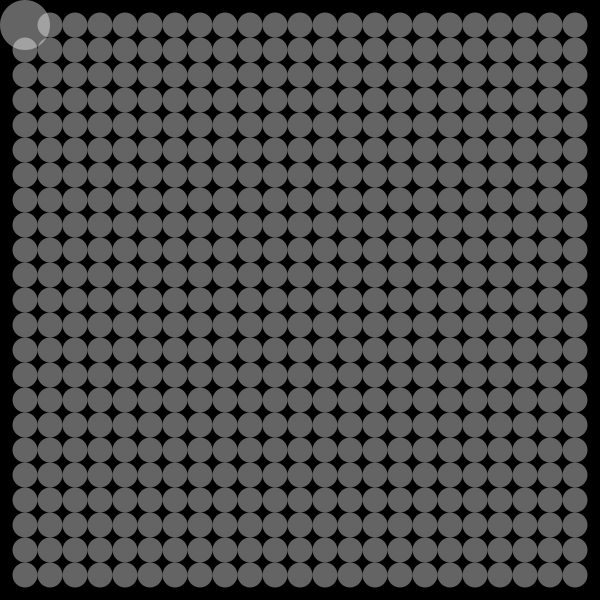
Frame 1 (no input)
Frame 60 (the mouse pressed at the canvas centre just before this capture): identical to frame 1, image omitted
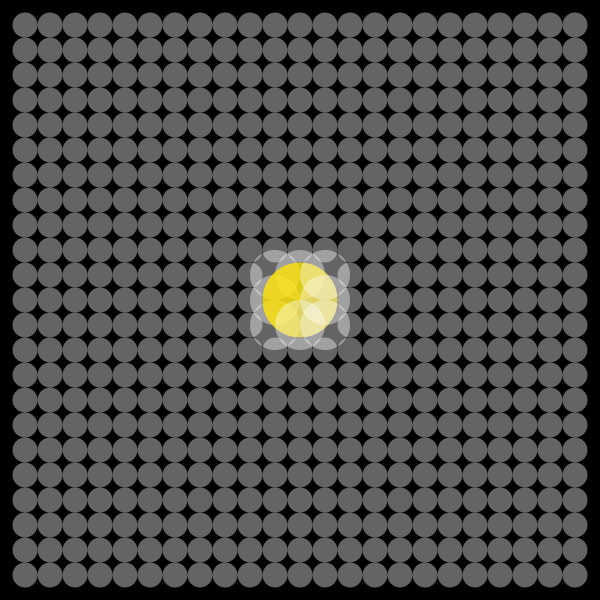
Frame 120 (the mouse held since frame 60 and released just before this capture)

The Processing sketch that drew these frames (run headless with seeded random() and noise(); from frame 60 on, the mouse is pressed at the canvas centre):

// Processing sketch: portrait
// ── portrait.pde
///////////////////////////////////////////////////////////////////////////////
// File: portrait.pde                 Fall 2013
// Author: Patrick Vargas             patrick.vargas@colorado.edu
// Professor Harriman, Digital Media 2, University of Colorado Boulder
// Description:
//   Employing everything you we have learned so far, develop an interactive 
//   conceptual self-portrait.
//   * Include at least one function from the reference library that we have 
//     not yet covered.
//   * Make this conceptual: be creative with your interpretation of a 
//     "self-portrait"
//   * Be sure to add comments to your code including your name, the name of 
//     the assignment, and the date at the top.
//   * You may not import any imagery. All graphics must be created within
//     Processing.
//   * Post your lab to your DM2 Portfolio on redwood: 
//     http://redwood.colorado.edu/username/dm2/lab1
///////////////////////////////////////////////////////////////////////////////

///////////////////////////////////////////////////////////////////////////////
// Class to make Dots
class Dot {
  // Member variables
  boolean b;
  int x, y, r;
  color c1, c2, c3;
 
  // Constructor
  Dot( int px, int py, int pr, color pc1, color pc2, color pc3 ) {
    x = px; y = py; r = pr; c1 = pc1; c2 = pc2; c3 = pc3; b = false;
  }

  // Member Methods
  void draw ( ) {
    if ( flag1 && !flag2 ) {
      if ( !b ) fill( c1 );
      else      fill( c2 );
    }
    else if ( flag2 && !flag3 ) {
      if ( !b ) fill( c2 );
      else      fill( c3 );      
    }
    else if ( flag3 ) {
      if ( !b ) fill( c3 );
      else      fill( 255, 255, 255, 100 );
    }
    else {
      if ( !b ) fill( 255, 255, 255, 100 );
      else      fill( c1 );
    }

    ellipse( x, y, r, r );
  }
  
  // Function to calculate distance between two points
  int distance ( int a, int b ) {
    return (int) sqrt( pow(x - a, 2) + pow(y - b, 2) ); 
  }

}
///////////////////////////////////////////////////////////////////////////////

///////////////////////////////////////////////////////////////////////////////
// Global Variables
ArrayList<Dot> flag;
boolean flag1, flag2, flag3;
///////////////////////////////////////////////////////////////////////////////

///////////////////////////////////////////////////////////////////////////////
// Initalize function
void setup( ) {
  // Variables
  color temp;
  
  // Set up window
  size( 600, 600 );
  
  // Instantiate flag array
  flag = new ArrayList<Dot>( );
  flag1 = flag2 = flag3 = false;
  
  for ( int x = 25; x < width; x += 25 ) {
    for ( int y = 25; y < height; y += 25 ) {
      flag.add( new Dot( x, y, 25,
                         coFlag( ( x/25 ) - 1, ( y/25 ) - 1 ),
                         bearFlag( ( x/25 ) - 1, ( y/25 ) - 1 ), 
                         gayFlag( ( x/25 ) - 1, ( y/25 ) - 1 )
                       )
              );
    }
  }
}
///////////////////////////////////////////////////////////////////////////////

///////////////////////////////////////////////////////////////////////////////
// Looped drawing function
void draw( ) {
  // Variables
  Dot temp;
  int count;

  // Color the background
  background( 0 );
  noStroke( );
  
  // Initalize counter to test if design is complete
  count = 0;
  
  // Grab each dot and draw on the screen
  for ( int i = 0; i < flag.size( ); ++i ) {
    temp = flag.get( i );
    if ( temp.distance( mouseX, mouseY ) < 25 ) {
      temp.r = 75;
      temp.b = true;
    }
    else if ( temp.distance( mouseX, mouseY ) < 50 )
      temp.r = 50;
    else temp.r = 25;

    if ( temp.b ) count++;
    
    temp.draw( );
    flag.set( i, temp );
  }

  // Check if design is complete and move onto the next
  if ( count == flag.size( ) ) {
    if ( !flag1 && !flag2 )              flag1 = true;
    else if ( flag1 && !flag2 )          flag2 = true;
    else if ( flag1 && flag2 && !flag3 ) flag3 = true;
    else if ( flag1 && flag2 && flag3 )  flag1 = flag2 = flag3 = false;
    
    for ( int i = 0; i < flag.size( ); ++i ) {
      temp = flag.get( i );
      temp.b = false;
      flag.set( i, temp );
    }  
  }
}
///////////////////////////////////////////////////////////////////////////////

///////////////////////////////////////////////////////////////////////////////
// Colors of the Bear Flag
color bearFlag ( int x, int y ) { 
  color temp = color( 0, 0, 0, 200 );
  
  int[ ][ ] colors = {
    { 0, 0, 0, 0, 0, 0, 0, 0, 0, 0, 0, 0, 0, 0, 0, 0, 0, 0, 0, 0, 0, 0, 0 },
    { 0, 0, 0, 0, 0, 0, 0, 0, 0, 0, 0, 0, 0, 0, 0, 0, 0, 0, 0, 0, 0, 0, 0 },
    { 0, 6, 6, 0, 0, 6, 6, 0, 6, 6, 0, 0, 0, 0, 0, 0, 0, 0, 0, 0, 0, 0, 0 },
    { 0, 6, 6, 0, 0, 6, 6, 0, 6, 6, 0, 0, 0, 0, 0, 0, 0, 0, 0, 0, 0, 0, 0 },
    { 1, 1, 1, 1, 1, 1, 1, 1, 1, 1, 1, 1, 1, 1, 1, 1, 1, 1, 1, 1, 1, 1, 1 },
    { 1, 1, 1, 1, 6, 6, 6, 6, 6, 6, 6, 1, 1, 1, 1, 1, 1, 1, 1, 1, 1, 1, 1 },
    { 1, 6, 6, 1, 6, 6, 6, 6, 6, 6, 6, 1, 1, 1, 1, 1, 1, 1, 1, 1, 1, 1, 1 },
    { 2, 6, 6, 2, 6, 6, 6, 6, 6, 6, 2, 2, 2, 2, 2, 2, 2, 2, 2, 2, 2, 2, 2 },
    { 2, 2, 2, 2, 6, 6, 6, 6, 6, 2, 2, 2, 2, 2, 2, 2, 2, 2, 2, 2, 2, 2, 2 },
    { 2, 6, 6, 2, 6, 6, 6, 6, 2, 2, 2, 2, 2, 2, 2, 2, 2, 2, 2, 2, 2, 2, 2 },
    { 3, 6, 6, 3, 6, 6, 6, 3, 3, 3, 3, 3, 3, 3, 3, 3, 3, 3, 3, 3, 3, 3, 3 },
    { 3, 3, 3, 3, 6, 6, 3, 3, 3, 3, 3, 3, 3, 3, 3, 3, 3, 3, 3, 3, 3, 3, 3 },
    { 3, 3, 3, 3, 3, 3, 3, 3, 3, 3, 3, 3, 3, 3, 3, 3, 3, 3, 3, 3, 3, 3, 3 },
    { 4, 4, 4, 4, 4, 4, 4, 4, 4, 4, 4, 4, 4, 4, 4, 4, 4, 4, 4, 4, 4, 4, 4 },
    { 4, 4, 4, 4, 4, 4, 4, 4, 4, 4, 4, 4, 4, 4, 4, 4, 4, 4, 4, 4, 4, 4, 4 },
    { 4, 4, 4, 4, 4, 4, 4, 4, 4, 4, 4, 4, 4, 4, 4, 4, 4, 4, 4, 4, 4, 4, 4 },
    { 5, 5, 5, 5, 5, 5, 5, 5, 5, 5, 5, 5, 5, 5, 5, 5, 5, 5, 5, 5, 5, 5, 5 },
    { 5, 5, 5, 5, 5, 5, 5, 5, 5, 5, 5, 5, 5, 5, 5, 5, 5, 5, 5, 5, 5, 5, 5 },
    { 5, 5, 5, 5, 5, 5, 5, 5, 5, 5, 5, 5, 5, 5, 5, 5, 5, 5, 5, 5, 5, 5, 5 },
    { 6, 6, 6, 6, 6, 6, 6, 6, 6, 6, 6, 6, 6, 6, 6, 6, 6, 6, 6, 6, 6, 6, 6 },
    { 6, 6, 6, 6, 6, 6, 6, 6, 6, 6, 6, 6, 6, 6, 6, 6, 6, 6, 6, 6, 6, 6, 6 },
    { 6, 6, 6, 6, 6, 6, 6, 6, 6, 6, 6, 6, 6, 6, 6, 6, 6, 6, 6, 6, 6, 6, 6 },
    { 6, 6, 6, 6, 6, 6, 6, 6, 6, 6, 6, 6, 6, 6, 6, 6, 6, 6, 6, 6, 6, 6, 6 }
  };
  
  switch ( colors [ y ][ x ] ) {
    case 0: temp = color(  89,  58,  16, 200 ); break; // brown
    case 1: temp = color( 188,  99,  24, 200 ); break; // orange
    case 2: temp = color( 245, 220, 108, 200 ); break; // yellow
    case 3: temp = color( 247, 230, 184, 200 ); break; // tan
    case 4: temp = color( 255, 255, 255, 200 ); break; // white
    case 5: temp = color(  86,  86,  86, 200 ); break; // gray
    case 6: temp = color(   0,   0,   0, 200 ); break; // black
  }

  return temp;
}
///////////////////////////////////////////////////////////////////////////////

///////////////////////////////////////////////////////////////////////////////
// Colors of the Gay Flag
color gayFlag ( int x, int y ) { 
  color temp = color( 0, 0, 0, 200 );
  
  int[ ][ ] colors = {
    { 0, 0, 0, 0, 0, 0, 0, 0, 0, 0, 0, 0, 0, 0, 0, 0, 0, 0, 0, 0, 0, 0, 0 },
    { 0, 0, 0, 0, 0, 0, 0, 0, 0, 0, 0, 0, 0, 0, 0, 0, 0, 0, 0, 0, 0, 0, 0 },
    { 0, 0, 0, 0, 0, 0, 0, 0, 0, 0, 0, 0, 0, 0, 0, 0, 0, 0, 0, 0, 0, 0, 0 },
    { 1, 1, 1, 1, 1, 1, 1, 1, 1, 1, 1, 1, 1, 1, 1, 1, 1, 1, 1, 1, 1, 1, 1 },
    { 1, 1, 1, 1, 1, 1, 1, 1, 1, 1, 1, 1, 1, 1, 1, 1, 1, 1, 1, 1, 1, 1, 1 },
    { 1, 1, 1, 1, 1, 1, 1, 1, 1, 1, 1, 1, 1, 1, 1, 1, 1, 1, 1, 1, 1, 1, 1 },
    { 1, 1, 1, 1, 1, 1, 1, 1, 1, 1, 1, 1, 1, 1, 1, 1, 1, 1, 1, 1, 1, 1, 1 },
    { 2, 2, 2, 2, 2, 2, 2, 2, 2, 2, 2, 2, 2, 2, 2, 2, 2, 2, 2, 2, 2, 2, 2 },
    { 2, 2, 2, 2, 2, 2, 2, 2, 2, 2, 2, 2, 2, 2, 2, 2, 2, 2, 2, 2, 2, 2, 2 },
    { 2, 2, 2, 2, 2, 2, 2, 2, 2, 2, 2, 2, 2, 2, 2, 2, 2, 2, 2, 2, 2, 2, 2 },
    { 2, 2, 2, 2, 2, 2, 2, 2, 2, 2, 2, 2, 2, 2, 2, 2, 2, 2, 2, 2, 2, 2, 2 },
    { 3, 3, 3, 3, 3, 3, 3, 3, 3, 3, 3, 3, 3, 3, 3, 3, 3, 3, 3, 3, 3, 3, 3 },
    { 3, 3, 3, 3, 3, 3, 3, 3, 3, 3, 3, 3, 3, 3, 3, 3, 3, 3, 3, 3, 3, 3, 3 },
    { 3, 3, 3, 3, 3, 3, 3, 3, 3, 3, 3, 3, 3, 3, 3, 3, 3, 3, 3, 3, 3, 3, 3 },
    { 3, 3, 3, 3, 3, 3, 3, 3, 3, 3, 3, 3, 3, 3, 3, 3, 3, 3, 3, 3, 3, 3, 3 },
    { 4, 4, 4, 4, 4, 4, 4, 4, 4, 4, 4, 4, 4, 4, 4, 4, 4, 4, 4, 4, 4, 4, 4 },
    { 4, 4, 4, 4, 4, 4, 4, 4, 4, 4, 4, 4, 4, 4, 4, 4, 4, 4, 4, 4, 4, 4, 4 },
    { 4, 4, 4, 4, 4, 4, 4, 4, 4, 4, 4, 4, 4, 4, 4, 4, 4, 4, 4, 4, 4, 4, 4 },
    { 4, 4, 4, 4, 4, 4, 4, 4, 4, 4, 4, 4, 4, 4, 4, 4, 4, 4, 4, 4, 4, 4, 4 },
    { 5, 5, 5, 5, 5, 5, 5, 5, 5, 5, 5, 5, 5, 5, 5, 5, 5, 5, 5, 5, 5, 5, 5 },
    { 5, 5, 5, 5, 5, 5, 5, 5, 5, 5, 5, 5, 5, 5, 5, 5, 5, 5, 5, 5, 5, 5, 5 },
    { 5, 5, 5, 5, 5, 5, 5, 5, 5, 5, 5, 5, 5, 5, 5, 5, 5, 5, 5, 5, 5, 5, 5 },
    { 5, 5, 5, 5, 5, 5, 5, 5, 5, 5, 5, 5, 5, 5, 5, 5, 5, 5, 5, 5, 5, 5, 5 }
  };
  
  switch ( colors [ y ][ x ] ) {
    case 0: temp = color( 255, 0, 86, 200 ); break; // Red
    case 1: temp = color( 255, 142, 0, 200 ); break; // Orange
    case 2: temp = color( 255, 229, 0, 200 ); break; // Yellow
    case 3: temp = color( 124, 255, 0, 200 ); break; // Green
    case 4: temp = color( 0, 155, 255, 200 ); break; // Blue
    case 5: temp = color( 103, 0, 255, 200 ); break; // Purple
  }

  return temp;
}
///////////////////////////////////////////////////////////////////////////////

///////////////////////////////////////////////////////////////////////////////
// Colors of the Colorado Flag
color coFlag ( int x, int y ) { 
  color temp = color( 0, 0, 0, 200 );
  
  int[ ][ ] colors = {
    { 3, 3, 3, 3, 3, 3, 3, 3, 3, 3, 3, 3, 3, 3, 3, 3, 3, 3, 3, 3, 3, 3, 3 },
    { 3, 3, 3, 3, 3, 3, 3, 3, 3, 3, 3, 3, 3, 3, 3, 3, 3, 3, 3, 3, 3, 3, 3 },
    { 3, 3, 3, 3, 3, 3, 3, 3, 3, 3, 3, 3, 3, 3, 3, 3, 3, 3, 3, 3, 3, 3, 3 },
    { 3, 3, 3, 3, 3, 3, 3, 3, 3, 3, 3, 3, 3, 3, 3, 3, 3, 3, 3, 3, 3, 3, 3 },
    { 3, 3, 3, 3, 0, 0, 0, 0, 0, 0, 0, 0, 0, 0, 0, 0, 0, 0, 0, 3, 3, 3, 3 },
    { 3, 3, 3, 3, 0, 0, 0, 0, 0, 0, 0, 0, 0, 0, 0, 0, 0, 0, 0, 3, 3, 3, 3 },
    { 3, 3, 3, 3, 0, 0, 0, 0, 0, 0, 0, 0, 0, 0, 0, 0, 0, 0, 0, 3, 3, 3, 3 },
    { 3, 3, 3, 3, 0, 0, 0, 0, 0, 0, 0, 0, 0, 0, 0, 0, 0, 0, 0, 3, 3, 3, 3 },
    { 2, 2, 2, 2, 0, 0, 0, 0, 1, 1, 1, 1, 1, 1, 1, 0, 0, 0, 0, 2, 2, 2, 2 },
    { 2, 2, 2, 2, 0, 0, 0, 0, 1, 1, 1, 1, 1, 1, 1, 0, 0, 0, 0, 2, 2, 2, 2 },
    { 2, 2, 2, 2, 0, 0, 0, 0, 1, 1, 1, 1, 1, 1, 1, 2, 2, 2, 2, 2, 2, 2, 2 },
    { 2, 2, 2, 2, 0, 0, 0, 0, 1, 1, 1, 1, 1, 1, 1, 2, 2, 2, 2, 2, 2, 2, 2 },
    { 2, 2, 2, 2, 0, 0, 0, 0, 1, 1, 1, 1, 1, 1, 1, 2, 2, 2, 2, 2, 2, 2, 2 },
    { 2, 2, 2, 2, 0, 0, 0, 0, 1, 1, 1, 1, 1, 1, 1, 0, 0, 0, 0, 2, 2, 2, 2 },
    { 2, 2, 2, 2, 0, 0, 0, 0, 1, 1, 1, 1, 1, 1, 1, 0, 0, 0, 0, 2, 2, 2, 2 },
    { 3, 3, 3, 3, 0, 0, 0, 0, 0, 0, 0, 0, 0, 0, 0, 0, 0, 0, 0, 3, 3, 3, 3 },
    { 3, 3, 3, 3, 0, 0, 0, 0, 0, 0, 0, 0, 0, 0, 0, 0, 0, 0, 0, 3, 3, 3, 3 },
    { 3, 3, 3, 3, 0, 0, 0, 0, 0, 0, 0, 0, 0, 0, 0, 0, 0, 0, 0, 3, 3, 3, 3 },
    { 3, 3, 3, 3, 0, 0, 0, 0, 0, 0, 0, 0, 0, 0, 0, 0, 0, 0, 0, 3, 3, 3, 3 },
    { 3, 3, 3, 3, 3, 3, 3, 3, 3, 3, 3, 3, 3, 3, 3, 3, 3, 3, 3, 3, 3, 3, 3 },
    { 3, 3, 3, 3, 3, 3, 3, 3, 3, 3, 3, 3, 3, 3, 3, 3, 3, 3, 3, 3, 3, 3, 3 },
    { 3, 3, 3, 3, 3, 3, 3, 3, 3, 3, 3, 3, 3, 3, 3, 3, 3, 3, 3, 3, 3, 3, 3 },
    { 3, 3, 3, 3, 3, 3, 3, 3, 3, 3, 3, 3, 3, 3, 3, 3, 3, 3, 3, 3, 3, 3, 3 }
  };
  
  switch ( colors [ y ][ x ] ) {
    case 0: temp = color( 255,   0,  86, 200 ); break; // Red
    case 1: temp = color( 255, 229,   0, 200 ); break; // Yellow
    case 2: temp = color( 255, 255, 255, 200 ); break; // White
    case 3: temp = color(   0, 155, 255, 200 ); break; // Blue
  }

  return temp;
}
///////////////////////////////////////////////////////////////////////////////
